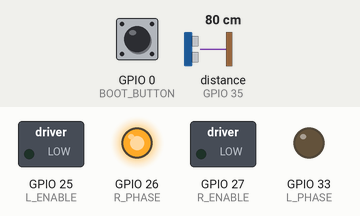
A sketch run on a simulated ESP32. Shown: switched loads named in the sketch (green lamp = pin HIGH), output pins drawn as LEDs (lit = HIGH). Wiring (inferred from the names in the program): ultrasonic range finder: trigger GPIO 32; echo GPIO 35. Inputs (shaded band) come from the test bench; at power-on: GPIO 0 (BOOT_BUTTON) HIGH, distance to the obstacle (sensor on GPIO 35) 80 cm. The echo pulse lasts 58.3 µs per cm; pins used as bus, display or sensor lines are not drawn; what the sketch prints to the serial monitor is not drawn.

Above: at 1.2 s.
1.3 s: GPIO 0 (BOOT_BUTTON) pulled LOW for 0.15 s
At 2.3 s:
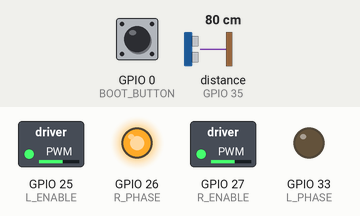
2.9 s: distance to the obstacle (sensor on GPIO 35) set to 52 cm
4.4 s: distance to the obstacle (sensor on GPIO 35) set to 45 cm
At 4.9 s:
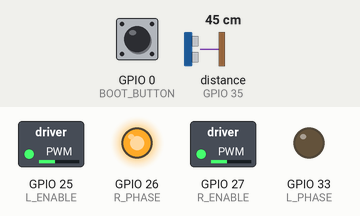
5.9 s: distance to the obstacle (sensor on GPIO 35) set to 27 cm
7.4 s: distance to the obstacle (sensor on GPIO 35) set to 22 cm
At 8.7 s:
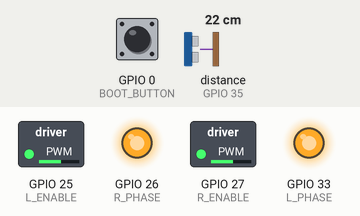
9.3 s: GPIO 0 (BOOT_BUTTON) pulled LOW for 1 s
At 9.6 s:
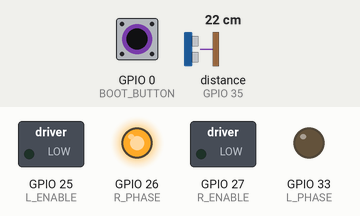
Timing chart, 0 to 12.3 s (numbered marks = the images above; inputs shaded):
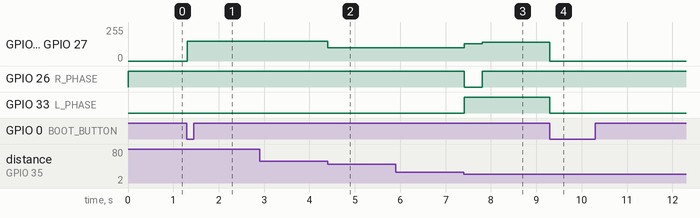

The sketch:

obstacle_car.ino
```cpp
// obstacle_car — 障害物をよけて走り回る車
// BOOT ボタンで スタート / ストップ。
//   前に何もない      → 前進 (近づくほど減速)
//   STOP_CM より近い → 少し下がり、左右交互にその場で回る
//   前が空いたら      → また前進
// 状態の変化はシリアルモニタ (115200bps) に出る。
//
// 配線は motor_test と distance_test を合わせたもの。
// ボード: ESP32 Dev Module / ESP32 Arduino core 3.x

// ---- ピン ----
const int L_PHASE = 33;              // DRV8835 AIN1 (APHASE) 左の向き
const int L_ENABLE = 25;             // DRV8835 AIN2 (AENBL)  左の速さ
const int R_PHASE = 26;              // DRV8835 BIN1 (BPHASE) 右の向き
const int R_ENABLE = 27;             // DRV8835 BIN2 (BENBL)  右の速さ
const int TRIG_PIN = 32;
const int ECHO_PIN = 35;
const int BOOT_BUTTON = 0;

// ---- motor_test で決めた向き ----
bool LEFT_REVERSED = false;
bool RIGHT_REVERSED = true;

// ---- 走り方 (ここをいじって性格を変える) ----
const int SPEED_FORWARD = 150;       // 前進の速さ (0〜255)
const int SPEED_SLOW = 100;          // 障害物に近いときの速さ
const int SPEED_BACK = 130;
const int SPEED_TURN = 140;
const float SLOW_CM = 50;            // これより近いと減速
const float STOP_CM = 25;            // これより近いと回避
const float CLEAR_CM = 40;           // 回っていて、これより遠くなったら前進に戻る
const unsigned long BACK_MS = 400;
const unsigned long TURN_MS = 400;   // 1 回の回転時間。この間に距離が 2 回測れる
const unsigned long MAX_TURN_MS = 3000;  // 回っても空かないときは反対向きを試す

const uint32_t PWM_HZ = 20000;       // 20kHz。人の耳に聞こえない高さ
const uint8_t  PWM_BITS = 8;         // 0〜255
const int MAX_DUTY = 200;            // 単3×4本 (約6V) に対して平均 約4.7V までに抑える
const float US_PER_CM = 58.3f;
const unsigned long ECHO_TIMEOUT_US = 25000;
const unsigned long MEASURE_MS = 200;    // HC-SR04 のデータシート: 測定の間隔は 200ms 以上
const float FAR_CM = 400;            // 反射なし = 前は空いている、として扱う距離

// ---- 状態 ----
// Arduino IDE は関数のプロトタイプを最初の関数の直前に自動で差し込むので、
// 関数の引数に使う型 (State) はそれより上で宣言しておく
enum State { STOPPED, FORWARD, BACKING, TURNING };
const char* STATE_NAME[] = {"STOPPED", "FORWARD", "BACKING", "TURNING"};

// ---- モーター ----
// speed: -255〜255。正で前進、負で後退、0 でブレーキ
void setMotor(int phasePin, int enablePin, bool reversed, int speed) {
  bool backward = (speed < 0);
  int duty = min(abs(speed), MAX_DUTY);
  digitalWrite(phasePin, (backward != reversed) ? HIGH : LOW);
  ledcWrite(enablePin, duty);
}

void drive(int left, int right) {
  setMotor(L_PHASE, L_ENABLE, LEFT_REVERSED, left);
  setMotor(R_PHASE, R_ENABLE, RIGHT_REVERSED, right);
}

// ---- 距離 ----
float measureCmOnce() {
  digitalWrite(TRIG_PIN, LOW);
  delayMicroseconds(2);
  digitalWrite(TRIG_PIN, HIGH);
  delayMicroseconds(12);
  digitalWrite(TRIG_PIN, LOW);
  unsigned long us = pulseIn(ECHO_PIN, HIGH, ECHO_TIMEOUT_US);
  return (us == 0) ? FAR_CM : us / US_PER_CM;
}

float distanceCm = FAR_CM;
unsigned long lastMeasureMs = 0;

// 200ms ごとに 1 回だけ測る。測ったら true
bool updateDistance() {
  if (millis() - lastMeasureMs < MEASURE_MS) return false;
  lastMeasureMs = millis();
  distanceCm = measureCmOnce();
  return true;
}

// ---- 状態機械 ----
State state = STOPPED;
unsigned long stateSinceMs = 0;
unsigned long turnStartMs = 0;
int turnDir = 1;                     // 1: 右回り, -1: 左回り

void enter(State next) {
  state = next;
  stateSinceMs = millis();
  Serial.printf("[%7lu ms] %-8s dist=%.0f cm\n", millis(), STATE_NAME[next], distanceCm);
}

bool bootPressed() {                 // 押した瞬間だけ true
  static bool last = false;
  bool now = (digitalRead(BOOT_BUTTON) == LOW);
  bool edge = now && !last;
  last = now;
  return edge;
}

void setup() {
  Serial.begin(115200);
  pinMode(L_PHASE, OUTPUT);
  pinMode(R_PHASE, OUTPUT);
  pinMode(TRIG_PIN, OUTPUT);
  pinMode(ECHO_PIN, INPUT);
  pinMode(BOOT_BUTTON, INPUT_PULLUP);
  ledcAttach(L_ENABLE, PWM_HZ, PWM_BITS);
  ledcAttach(R_ENABLE, PWM_HZ, PWM_BITS);
  drive(0, 0);
  Serial.println("床に置いて BOOT ボタンでスタート / もう一度押すとストップ");
}

void loop() {
  updateDistance();

  if (bootPressed()) {
    if (state == STOPPED) enter(FORWARD);
    else { drive(0, 0); enter(STOPPED); }
  }

  unsigned long inState = millis() - stateSinceMs;

  switch (state) {
    case STOPPED:
      drive(0, 0);
      break;

    case FORWARD:
      if (distanceCm < STOP_CM) {
        drive(-SPEED_BACK, -SPEED_BACK);
        enter(BACKING);
      } else if (distanceCm < SLOW_CM) {
        drive(SPEED_SLOW, SPEED_SLOW);
      } else {
        drive(SPEED_FORWARD, SPEED_FORWARD);
      }
      break;

    case BACKING:
      if (inState >= BACK_MS) {
        turnDir = -turnDir;          // 前回と逆に回る (同じ角でハマり続けないように)
        turnStartMs = millis();
        drive(turnDir * SPEED_TURN, -turnDir * SPEED_TURN);
        enter(TURNING);
      }
      break;

    case TURNING:
      if (inState >= TURN_MS) {
        if (distanceCm > CLEAR_CM) {
          enter(FORWARD);
        } else {
          if (millis() - turnStartMs > MAX_TURN_MS) {   // 長く回っても空かない → 逆回り
            turnDir = -turnDir;
            turnStartMs = millis();
          }
          drive(turnDir * SPEED_TURN, -turnDir * SPEED_TURN);
          enter(TURNING);            // もう TURN_MS だけ回って、また確かめる
        }
      }
      break;
  }
}
```

Measured:
- the behaviour switches between 50 and 49 cm on distance to the obstacle (sensor on GPIO 35) (found by bisection; images 1 and 2)
- the behaviour switches between 25 and 24 cm on distance to the obstacle (sensor on GPIO 35) (found by bisection; images 2 and 3)
- after the input at 1.3 s, GPIO 25 (L_ENABLE), GPIO 27 (R_ENABLE): 0/255 → 149/255 at once
- after the input at 2.9 s, every drawn part: stays the same
- after the input at 4.4 s, GPIO 25 (L_ENABLE), GPIO 27 (R_ENABLE): 149/255 → 100/255 at once
- after the input at 5.9 s, every drawn part: stays the same
- after the input at 7.4 s, GPIO 25 (L_ENABLE), GPIO 27 (R_ENABLE): 100/255 → 129/255 at once, → 139/255 0.40 s later; GPIO 26 (R_PHASE): HIGH → LOW at once, → HIGH 0.40 s later; GPIO 33 (L_PHASE): LOW → HIGH at once
- after the input at 9.3 s, GPIO 25 (L_ENABLE), GPIO 27 (R_ENABLE): 139/255 → 0/255 at once; GPIO 26 (R_PHASE): stays HIGH (without the input it goes to LOW after 1.7 s); GPIO 33 (L_PHASE): HIGH → LOW after 0.00 s instead of 1.7 s
